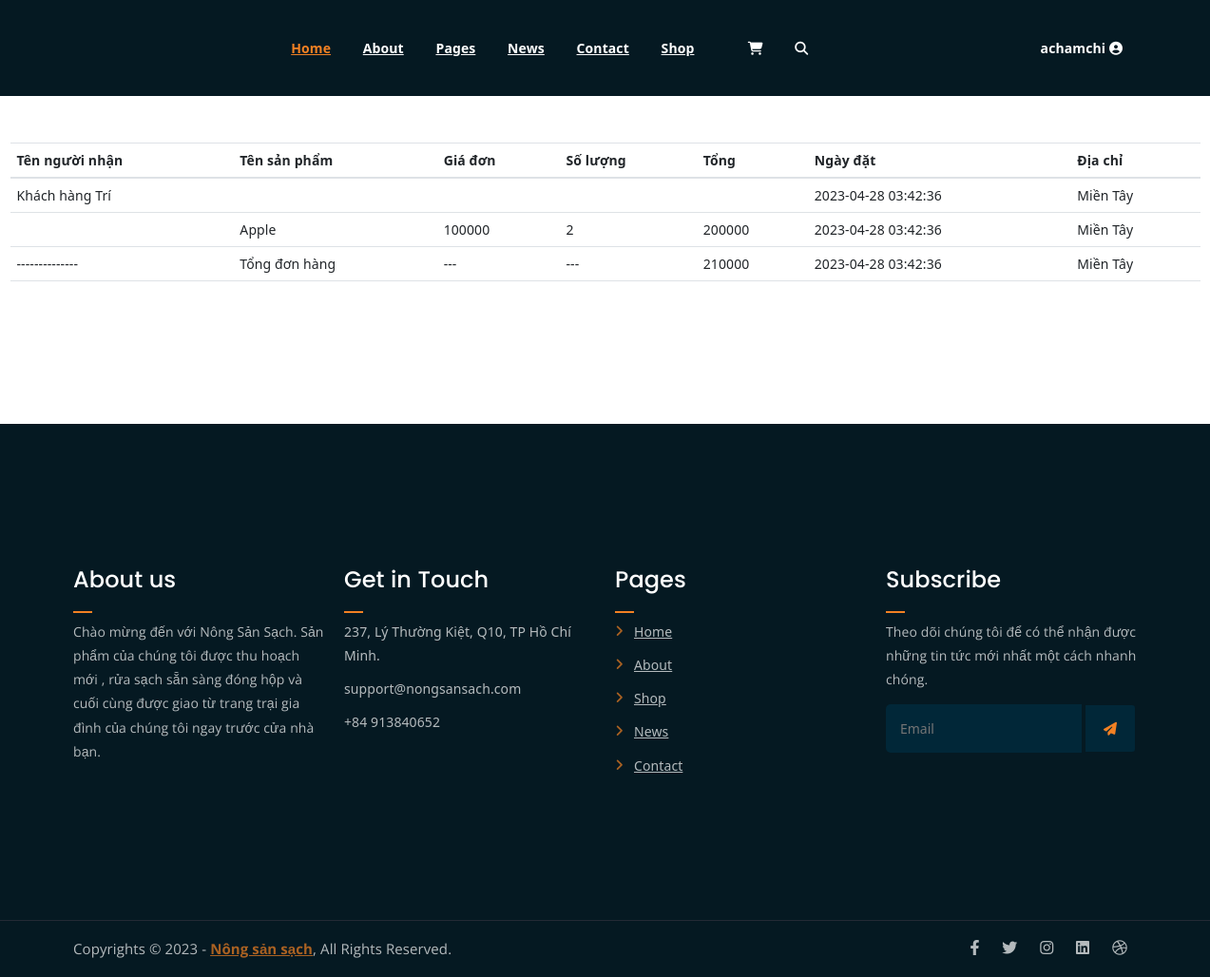
The page /SourceCode_Implement/dhkh (signed in) on the database its author committed.
### tables this page shows
CREATE TABLE `tbl_donhangkh` (
  `id_don` int(11) NOT NULL,
  `name_user` varchar(100) NOT NULL,
  `name_kh` varchar(100) NOT NULL,
  `sanpham_name` varchar(100) NOT NULL,
  `price_sp` varchar(100) NOT NULL,
  `quantify` varchar(100) DEFAULT NULL,
  `total` varchar(20) NOT NULL,
  `datetime_in` datetime NOT NULL,
  `address_in` varchar(1000) NOT NULL
);

### SourceCode_Implement/core/Controller.php (called while the page is built, shortened)
<?php
    class Controller
    {
        function view( $view, $data = []) {
            require_once "./view/".$view.".php";
        }
    }
?>

### SourceCode_Implement/controller/Dhkh.php (called while the page is built)
<?php
    class Dhkh extends Controller
    {
        function default() {
            $this->view("dhkh");
        }
    }
?>

### SourceCode_Implement/core/App.php (called while the page is built, shortened)
<?php
class App{
    protected $action="default";
    function __construct(){
        $arr = $this->UrlProcess();
        if( file_exists("./controller/".$arr[0].".php") ){
            unset($arr[0]);
        }
        $this->controller = new $this->controller;
        $this->params = $arr?array_values($arr):[];
        call_user_func_array([$this->controller, $this->action], $this->params );
    }
    function UrlProcess(){
        if( isset($_GET["url"]) ){
            return explode("/", filter_var(trim($_GET["url"], "/")));
        }
    }
}
?>

### SourceCode_Implement/index.php (called while the page is built, shortened)
<?php
	require_once "./core/App.php";
	require_once "./core/Controller.php";
	$myApp =  new App();
?>

### SourceCode_Implement/view/dhkh.php (the view, shortened to what this page needs)
<?php
    $conn = mysqli_connect('localhost', 'root', '', 'nongsanstore');
    $sql = "SELECT * FROM tbl_donhangkh ";
    $result = mysqli_query($conn,$sql);
?>
<!DOCTYPE html>
<html>
<?php
    require_once("./view/header.php");
?>
<body>
  <div class="container-fluid  mt-150 mb-150">
    <table class="table table-hover">
      <thead>
        <tr>
          <th scope="col">Tên người nhận</th>
          <th scope="col">Tên sản phẩm</th>
          <th scope="col">Giá đơn</th>
          <th scope="col">Số lượng</th>
          <th scope="col">Tổng</th>
          <th scope="col">Ngày đặt</th>
          <th scope="col">Địa chỉ </th>
        </tr>
      </thead>
      <tbody>
        <?php foreach ($result  as $rows):
            if($_SESSION['username']==$rows['name_user']){?>
        <tr>
          <td><?php echo $rows['name_kh'];?></td>
          <td><?php echo $rows['sanpham_name'];?></td>
          <td><?php echo  $rows['price_sp'];?></td>
          <td><?php echo  $rows['quantify'];?></td>
          <td><?php echo  $rows['total'];?></td>
          <td> <?php echo  $rows['datetime_in'];?></td>
          <td> <?php echo  $rows['address_in'];}?></td>
        </tr>
        <?php endforeach; ?>
      </tbody>
    </table>
  </div>
</body>
</html>
<?php
    require_once("./view/footer.php");
?>

### SourceCode_Implement/asset/css/main.css (style rules this page uses)
html { font-size: 14px; font-weight: 400; line-height: 28px; height: 100%; }
body { font-family: "Open Sans", sans-serif; font-weight: 400; font-size: 1rem; letter-spacing: 0.1px; line-height: 1.8; color: #051922; overflow-x: hidden; }
.mt-150 { margin-top: 150px; }
.mb-150 { margin-bottom: 150px; }
html, body { height: 100%; }
thead { border-bottom: 1px solid #eee; }

### rows shown on the page
tbl_donhangkh: name_kh "Khách hàng Trí", datetime_in "2023-04-28 03:42:36", address_in "Miền Tây"
tbl_donhangkh: sanpham_name "Apple", price_sp "100000", quantify "2", total "200000", datetime_in "2023-04-28 03:42:36", address_in "Miền Tây"
tbl_donhangkh: name_kh "--------------", sanpham_name "Tổng đơn hàng", price_sp "---", quantify "---", total "210000", datetime_in "2023-04-28 03:42:36", address_in "Miền Tây"

### other values the page prints
$_SESSION['username'] "achamchi"
